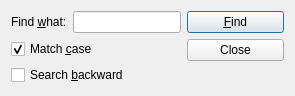
<?xml version="1.0" encoding="UTF-8"?>
<ui version="4.0">
 <class>findDialog</class>
 <widget class="QDialog" name="findDialog">
  <property name="windowModality">
   <enum>Qt::NonModal</enum>
  </property>
  <property name="geometry">
   <rect>
    <x>0</x>
    <y>0</y>
    <width>295</width>
    <height>88</height>
   </rect>
  </property>
  <property name="windowTitle">
   <string>Find</string>
  </property>
  <layout class="QFormLayout" name="formLayout">
   <item row="0" column="0">
    <layout class="QVBoxLayout" name="verticalLayout">
     <item>
      <layout class="QHBoxLayout" name="horizontalLayout">
       <item>
        <widget class="QLabel" name="label">
         <property name="text">
          <string>Find &amp;what:</string>
         </property>
         <property name="buddy">
          <cstring>lineEdit</cstring>
         </property>
        </widget>
       </item>
       <item>
        <widget class="QLineEdit" name="lineEdit"/>
       </item>
      </layout>
     </item>
     <item>
      <widget class="QCheckBox" name="caseCheckBox">
       <property name="text">
        <string>Match &amp;case</string>
       </property>
       <property name="checked">
        <bool>true</bool>
       </property>
      </widget>
     </item>
     <item>
      <widget class="QCheckBox" name="backwardCheckBox">
       <property name="text">
        <string>Search &amp;backward</string>
       </property>
      </widget>
     </item>
    </layout>
   </item>
   <item row="0" column="1">
    <layout class="QVBoxLayout" name="verticalLayout_2">
     <item>
      <widget class="QPushButton" name="findButton">
       <property name="text">
        <string>&amp;Find</string>
       </property>
       <property name="default">
        <bool>true</bool>
       </property>
      </widget>
     </item>
     <item>
      <widget class="QPushButton" name="closeButton">
       <property name="text">
        <string>Close</string>
       </property>
      </widget>
     </item>
    </layout>
   </item>
  </layout>
 </widget>
 <resources/>
 <connections/>
</ui>
